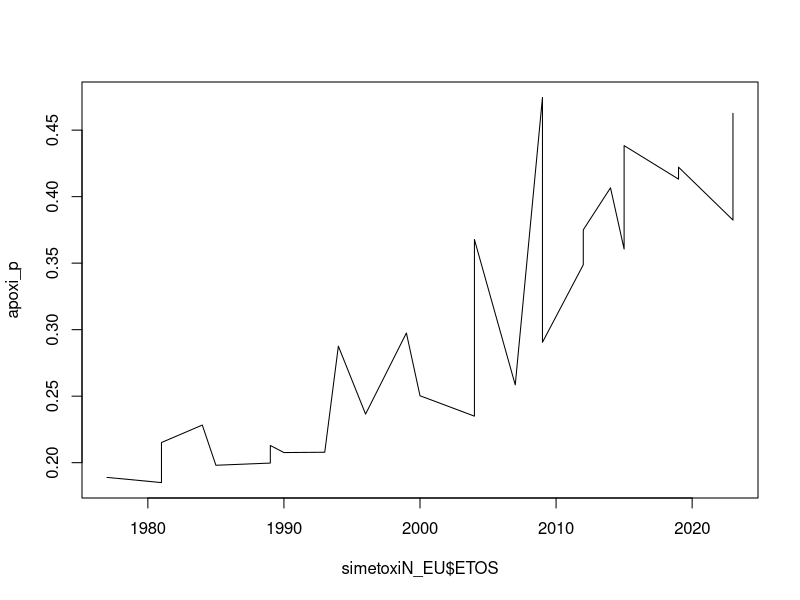
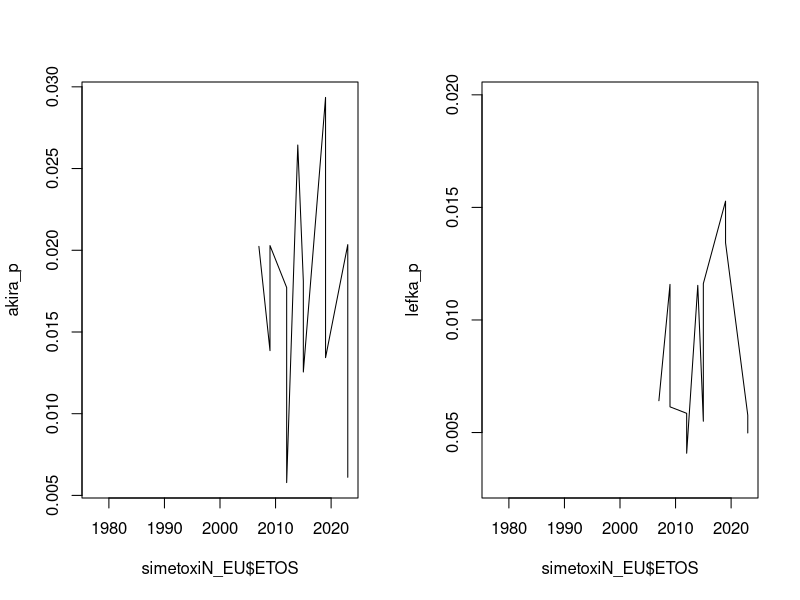
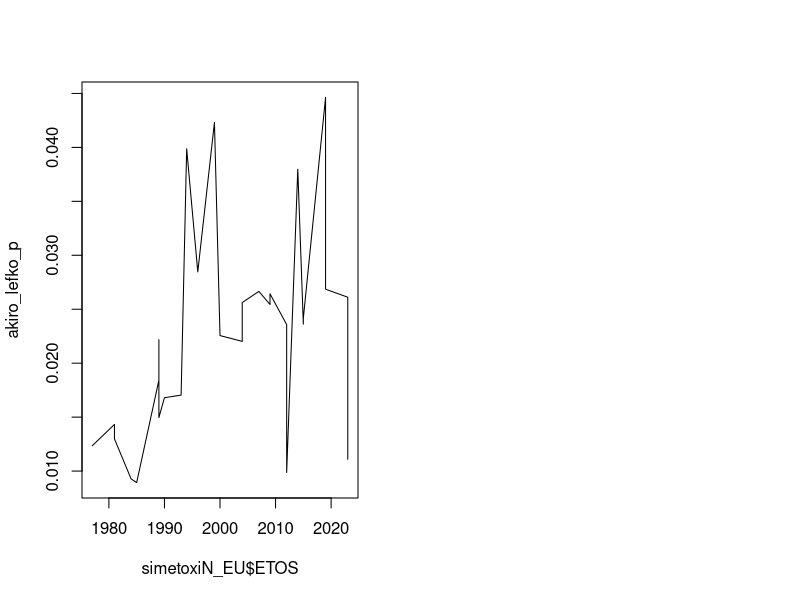
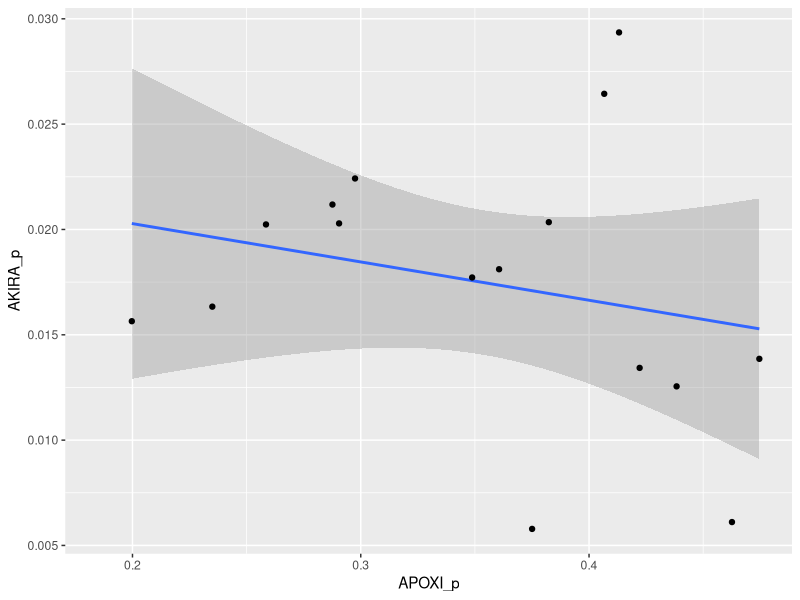
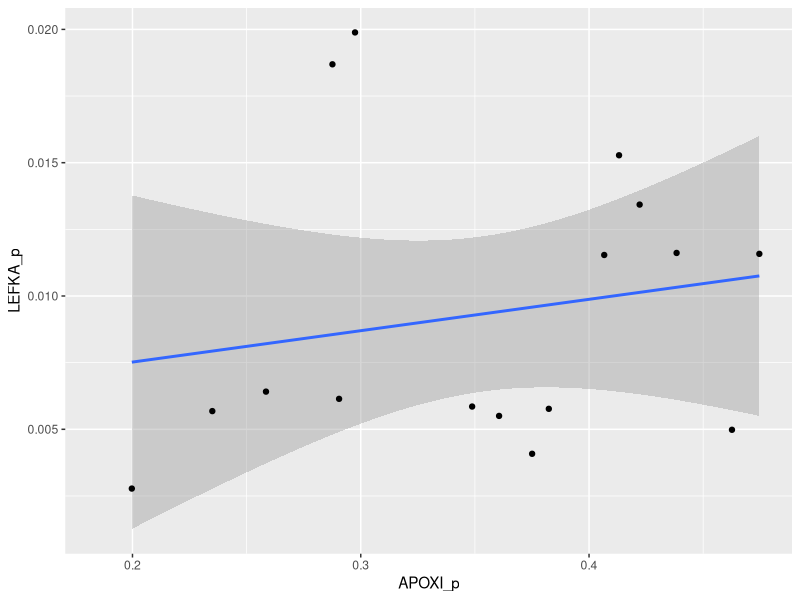
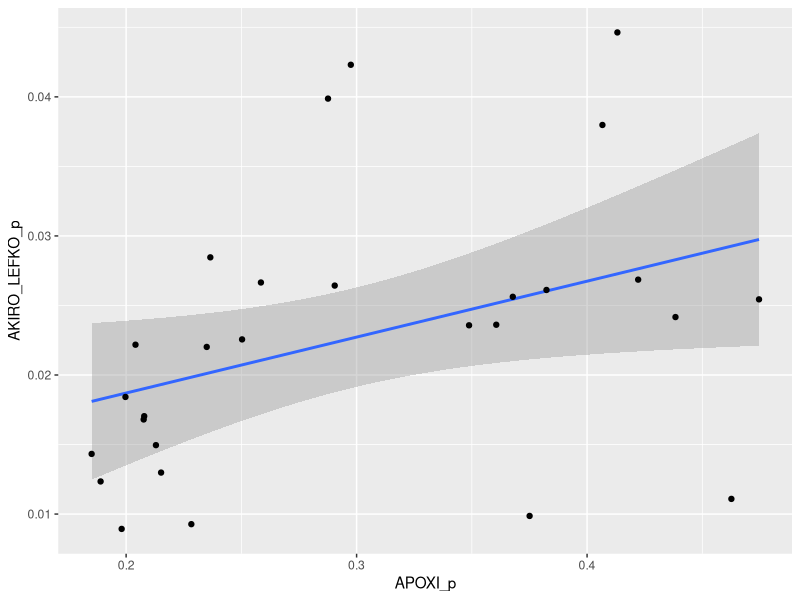
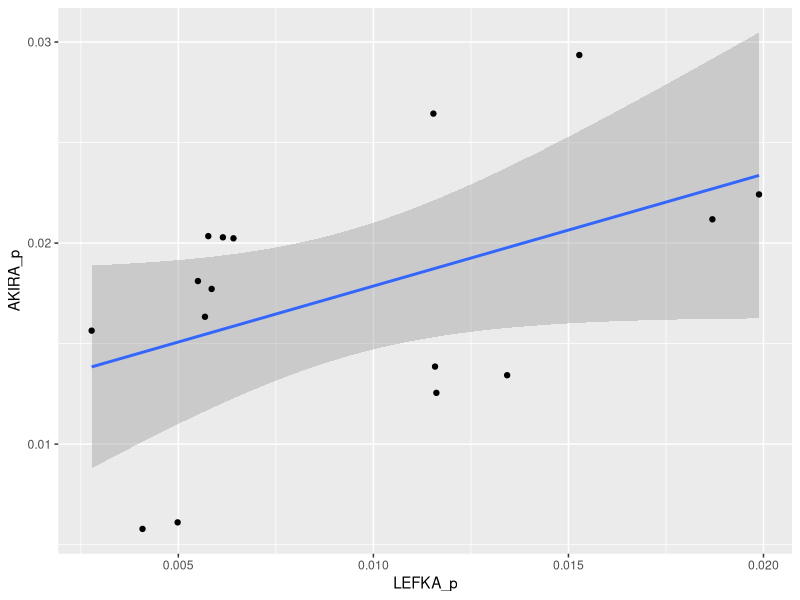
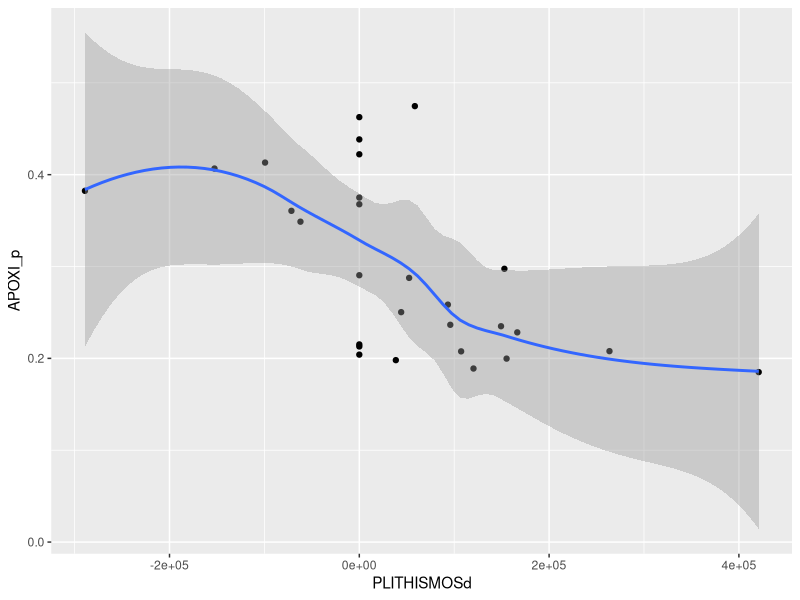

Write the R code that produced these figures, in order.
## ---- chunk 1
#| label = "setup",
#| include = FALSE
knitr::opts_chunk$set(echo = TRUE)
library(kableExtra)
## ---- chunk 2
#| echo = F
rm(list = ls())
## ---- chunk 3
#| echo = F,
#| results = "asis",
#| message = FALSE
if(!require(readxl)){
    install.packages("readxl")
    library(readxl)
}
simetoxiN_EU <- readxl::read_excel("simetoxiN_EU.xlsx", na="NA")
knitr::kable(simetoxiN_EU) %>%
  kable_styling("striped", full_width = F) %>%
  scroll_box(width = "100%", height = "200px")
## ---- chunk 4
#| echo = FALSE
# Πλήθη
apoxi <- simetoxiN_EU$EGGEGRAMMENOI-simetoxiN_EU$PSIFISAN
simetoxiN_EU$APOXI_p <- apoxi/simetoxiN_EU$EGGEGRAMMENOI
#simetoxiEU <- simetoxiN_EU[simetoxiN_EU$EIDOS_EKLOGON == "EU", ]
#simetoxiN <- simetoxiN_EU[simetoxiN_EU$EIDOS_EKLOGON == "bouleftikes", ]
#apoxiEU <- simetoxiEU$EGGEGRAMMENOI-simetoxiEU$PSIFISAN
#apoxiN <- simetoxiN$EGGEGRAMMENOI-simetoxiN$PSIFISAN
akira <- simetoxiN_EU$AKIRA
#akiraEU <- simetoxiEU$AKIRA
#akiraN <- simetoxiN$AKIRA
lefka <- simetoxiN_EU$LEFKA
#lefkaEU <- simetoxiEU$LEFKA
#lefkaN <- simetoxiN$LEFKA
akiro_lefko <- simetoxiN_EU$AKIRO_LEFKO
#akiro_lefkoEU <- simetoxiEU$AKIRO_LEFKO
#akiro_lefkoN <- simetoxiN$AKIRO_LEFKO
# Ποσοστά
apoxi_p <- simetoxiN_EU$APOXI_p
#apoxiEU_p <- simetoxiEU$APOXI_p
#apoxiN_p <- simetoxiN$APOXI_p
akira_p <- simetoxiN_EU$AKIRA_p
#akiraEU_p <- simetoxiEU$AKIRA_p
#akiraN_p <- simetoxiN$AKIRA_p
lefka_p <- simetoxiN_EU$LEFKA_p
#lefkaEU_p <- simetoxiEU$LEFKA_p
#lefkaN_p <- simetoxiN$LEFKA_p
akiro_lefko_p <- simetoxiN_EU$AKIRO_LEFKO_p
#akiro_lefkoEU_p <- simetoxiEU$AKIRO_LEFKO_p
#akiro_lefkoN_p <- simetoxiN$AKIRO_LEFKO_p
## ---- chunk 5
#| echo = FALSE
kruskal.test(APOXI_p ~ EIDOS_EKLOGON, data = simetoxiN_EU)
## ---- chunk 6
#| echo = FALSE
kruskal.test(AKIRA_p ~ EIDOS_EKLOGON, data = simetoxiN_EU)
## ---- chunk 7
#| echo = FALSE
kruskal.test(LEFKA_p ~ EIDOS_EKLOGON, data = simetoxiN_EU)
## ---- chunk 8
#| echo = FALSE
kruskal.test(AKIRO_LEFKO_p ~ EIDOS_EKLOGON, data = simetoxiN_EU) 
## ---- chunk 9
#| echo = FALSE
kruskal.test(APOXI_p ~ EPOXI, data = simetoxiN_EU) 
## ---- chunk 10
#| echo = FALSE
plot(simetoxiN_EU$ETOS, apoxi_p, type = "l")
## ---- chunk 11
par( mfrow= c(1,2) )
plot(simetoxiN_EU$ETOS, akira_p, type = "l")
plot(simetoxiN_EU$ETOS, lefka_p, type = "l")
## ---- chunk 12
#| echo = FALSE
plot(simetoxiN_EU$ETOS, akiro_lefko_p, type = "l")
## ---- chunk 13
#| echo = FALSE,
#| warning = FALSE,
#| message = FALSE
if(!require(ggplot2)){
    install.packages("ggplot2")
    library(ggplot2)
}
AkiraApoxiEyth <- ggplot(simetoxiN_EU, aes(x = APOXI_p, y = AKIRA_p))
AkiraApoxiEyth + geom_smooth(method='lm') + geom_point()
## ---- chunk 14
#| echo = FALSE
summary(lm(akira_p ~ apoxi_p))
## ---- chunk 15
#| echo = FALSE,
#| warning = FALSE,
#| message = FALSE
LefkaApoxiEyth <- ggplot(simetoxiN_EU, aes(x = APOXI_p, y = LEFKA_p))
LefkaApoxiEyth + geom_smooth(method='lm') + geom_point()
summary(lm(lefka_p ~ apoxi_p))
## ---- chunk 16
#| echo = FALSE,
#| warning = FALSE,
#| message = FALSE
Akiro_LefkoApoxiEyth <- ggplot(simetoxiN_EU, aes(x = APOXI_p, y = AKIRO_LEFKO_p))
Akiro_LefkoApoxiEyth + geom_smooth(method='lm') + geom_point()
summary(lm(akiro_lefko_p ~ apoxi_p))
## ---- chunk 17
#| echo = FALSE,
#| warning = FALSE,
#| message = FALSE
AkiroLefkoEyth <- ggplot(simetoxiN_EU, aes(x = LEFKA_p, y = AKIRA_p))
AkiroLefkoEyth + geom_smooth(method='lm') + geom_point()
summary(lm(lefka_p ~ akira_p))
## ---- chunk 18
#| echo = FALSE,
#| message = FALSE
plithismosGR <- c(9308479, 9729350, 9729350, 9895801, 9934300, 10089498, 10089498, 10089498, 10196792, 10460415, 10512922, 10608800, 10761698, 10805808, 10955141, 10955141, 11048473, 11107017, 11107017, 11045011, 11045011, 10892413, 10820883, 10820883, 10721582, 10721582, 10432481, 10432481)
simetoxiN_EU$PLITHISMOS <- plithismosGR
plithismosGR1976 <- c(9188150, 9308479, 9729350, 9729350, 9895801, 9934300, 10089498, 10089498, 10089498, 10196792, 10460415, 10512922, 10608800, 10761698, 10805808, 10955141, 10955141, 11048473, 11107017, 11107017, 11045011, 11045011, 10892413, 10820883, 10820883, 10721582, 10721582, 10432481, 10432481)
plithismosGRd <- diff(plithismosGR1976)
simetoxiN_EU$PLITHISMOSd <- plithismosGRd
ApoxiMetaboliKampili <- ggplot(simetoxiN_EU, aes(x = PLITHISMOSd, y = APOXI_p))
ApoxiMetaboliKampili + geom_point() + geom_smooth()
## ---- chunk 19
#| echo = FALSE
thetiki_metaboli <- rep("Y", length(apoxi_p))
for (i in 1:length(apoxi_p)) {
  if (plithismosGRd[i] < 0) {
    thetiki_metaboli[i] <- "N"
  }
}
simetoxiN_EU$THETIKI_METABOLI <- thetiki_metaboli
kruskal.test(APOXI_p ~ THETIKI_METABOLI, data = simetoxiN_EU)
## ---- chunk 20
#| message = FALSE,
#| echo = FALSE,
#| warning = FALSE
AkiroMetaboliKampili <- ggplot(simetoxiN_EU, aes(x = PLITHISMOSd, y = AKIRA_p))
LefkoMetaboliKampili <- ggplot(simetoxiN_EU, aes(x = PLITHISMOSd, y = LEFKA_p))
AkiroMetaboliKampili + geom_point() + geom_smooth()
LefkoMetaboliKampili + geom_point() + geom_smooth()
## ---- chunk 21
#| echo = FALSE
kruskal.test(AKIRA_p ~ THETIKI_METABOLI, data = simetoxiN_EU)
kruskal.test(LEFKA_p ~ THETIKI_METABOLI, data = simetoxiN_EU)
## ---- chunk 22
#| echo = FALSE,
#| message = FALSE
Akiro_LefkoMetaboliKampili <- ggplot(simetoxiN_EU, aes(x = PLITHISMOSd, y = AKIRO_LEFKO_p))
Akiro_LefkoMetaboliKampili + geom_point() + geom_smooth()
## ---- chunk 23
#| echo = FALSE
kruskal.test(AKIRO_LEFKO_p ~ THETIKI_METABOLI, data = simetoxiN_EU)
## ---- chunk 24
#| include = FALSE
eggegrammeni_ts <- ts(simetoxiN_EU$EGGEGRAMMENOI, start = 1, frequency =1)
psifisan_ts <- ts(simetoxiN_EU$PSIFISAN, start = 1, frequency =1)
apoxi_ts <- eggegrammeni_ts-psifisan_ts
akira_ts <- ts(simetoxiN_EU$AKIRA, start = 1, frequency =1)
lefka_ts <- ts(simetoxiN_EU$LEFKA, start = 1, frequency =1)
if(!require(forecast)){
    install.packages("forecast")
    library(forecast)
}
eggegrammeni_arima <- auto.arima(eggegrammeni_ts, trace = TRUE)
psifisan_arima <- auto.arima(psifisan_ts, trace = TRUE)
apoxi_arima <- auto.arima(apoxi_ts, trace = TRUE)
akira_arima <- auto.arima(akira_ts, trace = TRUE)
lefka_arima <- auto.arima(lefka_ts, trace = TRUE)
eggegrammeni_l <- forecast(eggegrammeni_arima, 5)$lower
eggegrammeni_u <- forecast(eggegrammeni_arima, 5)$upper
psifisan_l <- forecast(psifisan_arima, 5)$lower
psifisan_u <- forecast(psifisan_arima, 5)$upper
apoxi_l <- forecast(apoxi_arima, 5)$lower
apoxi_u <- forecast(apoxi_arima, 5)$upper
akira_l <- forecast(akira_arima, 5)$lower
akira_u <- forecast(akira_arima, 5)$upper
lefka_l <- forecast(lefka_arima, 5)$lower
lefka_u <- forecast(lefka_arima, 5)$upper
apoxiP_l <- 100*round(apoxi_l[,1]/eggegrammeni_u[,1], digits = 3)
apoxiP_u <- 100*round(apoxi_u[,1]/eggegrammeni_l[,1], digits = 3)
akiraP_l <- 100*round(akira_l[,1]/psifisan_u[,1], digits = 3)
akiraP_u <- 100*round(akira_u[,1]/psifisan_l[,1], digits = 3)
lefkaP_l <- 100*round(lefka_l[,1]/psifisan_u[,1], digits = 3)
lefkaP_u <- 100*round(lefka_u[,1]/psifisan_l[,1], digits = 3)
problepsisdf <- data.frame(
  ΑΠΟΧΗ = paste("[", apoxiP_l, "%, ", apoxiP_u, "%]", sep = ""),
  ΑΚΥΡΟ = paste("[", akiraP_l, "%, ",  akiraP_u, "%]", sep = ""),
  ΛΕΥΚΟ = paste("[", lefkaP_l, "%, ",  lefkaP_u, "%]", sep = "")
)
## ---- chunk 25
#| echo = FALSE
problepsisdf
## ---- chunk 26
#| echo = FALSE
plot(simetoxiN_EU$ETOS, simetoxiN_EU$EGGEGRAMMENOI, type = "l")
## ---- chunk 27
#| echo = FALSE
par( mfrow= c(1,2) )
plot(simetoxiN_EU$ETOS, plithismosGR, type = "l")
plot(simetoxiN_EU$ETOS, simetoxiN_EU$EGGEGRAMMENOI, type = "l")
## ---- chunk 28
#| echo = FALSE,
#| message = FALSE
simetoxiN_EU$ENILIKES_p <- simetoxiN_EU$EGGEGRAMMENOI/plithismosGR
PlithEggEyth <- ggplot(simetoxiN_EU, aes(x = PLITHISMOS, y = EGGEGRAMMENOI))
PlithEggEyth + geom_smooth(method='lm') + geom_point()
## ---- chunk 29
#| echo = FALSE
lm(simetoxiN_EU$EGGEGRAMMENOI ~ plithismosGR)
## ---- chunk 30
#| echo = FALSE,
#| message = FALSE
EnilikesKampili <- ggplot(simetoxiN_EU, aes(x = ETOS, y = ENILIKES_p))
EnilikesKampili + geom_point() + geom_smooth()
